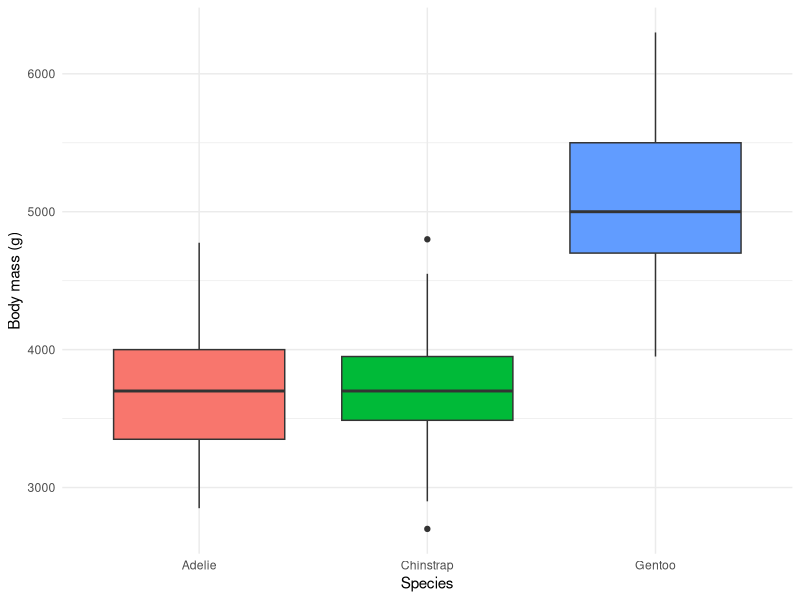

Generate this figure with R:
## ---- chunk 1
#| message: false
#| warning: false
library(palmerpenguins)
library(dplyr)
library(ggplot2)

penguins |> count(species)
## ---- chunk 2
penguins |>
  summarise(
    total_rows = n(),
    missing_body_mass = sum(is.na(body_mass_g))
  )

mass_summary <- penguins |>
  filter(!is.na(body_mass_g)) |>
  group_by(species) |>
  summarise(
    penguins = n(),
    mean_mass_g = round(mean(body_mass_g), 1),
    .groups = "drop"
  )

mass_summary
## ---- chunk 3
#| label: fig-penguin-mass-r
#| fig-cap: "Body mass measurements by penguin species."
ggplot(
  penguins |> filter(!is.na(body_mass_g)),
  aes(x = species, y = body_mass_g, fill = species)
) +
  geom_boxplot() +
  labs(x = "Species", y = "Body mass (g)") +
  theme_minimal() +
  guides(fill = "none")
